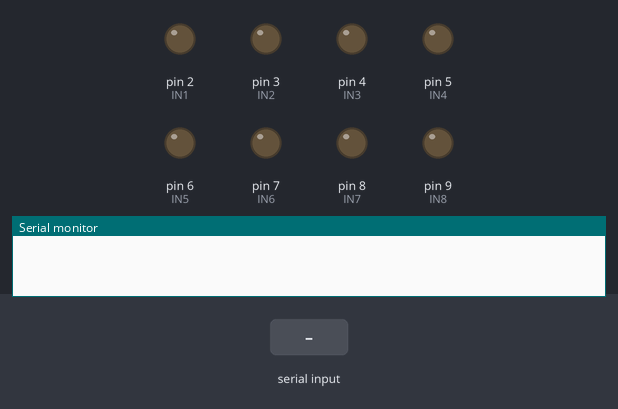
Simulated run of this sketch. Board: Arduino Uno, built with avr-gcc and run on an emulated ATmega328P. On the bench: output pins drawn as LEDs (lit = HIGH), the last lines printed to the serial monitor. Inputs (shaded band) come from the test bench.

Above: at 1.2 s.
1.3 s: "F" received over Serial
At 1.6 s:
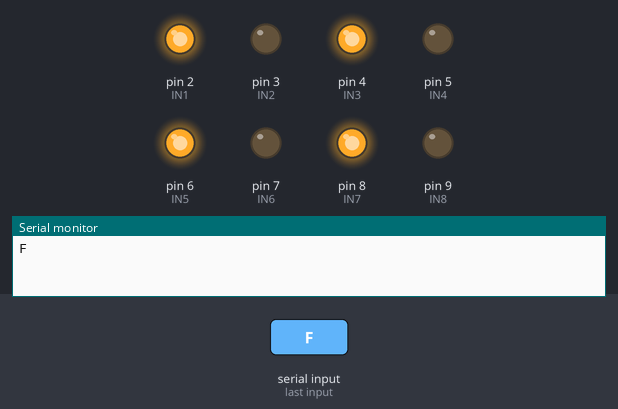
2.8 s: "B" received over Serial
At 3.9 s:
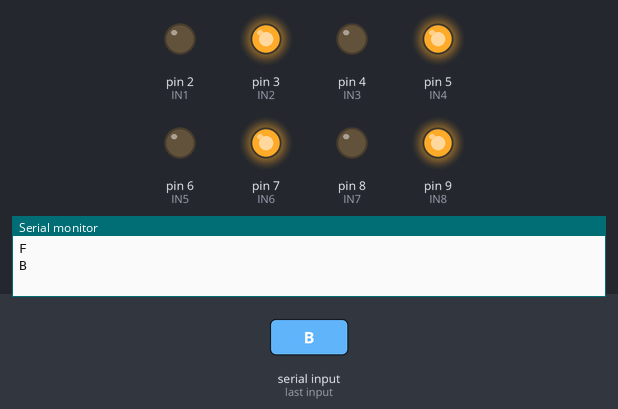
4.3 s: "L" received over Serial
At 5.1 s:
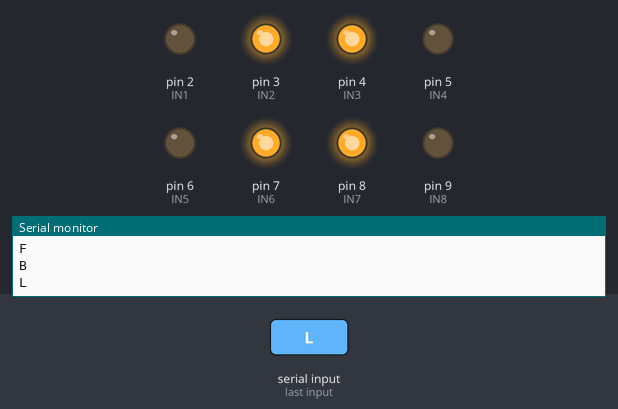
5.8 s: "R" received over Serial
At 6.2 s:
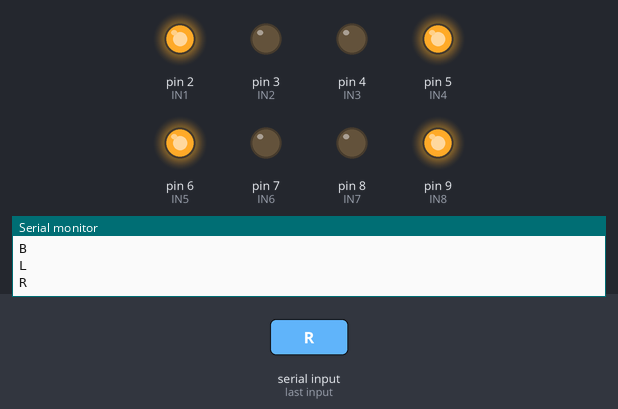
Timing chart, 0 to 8.3 s (numbered marks = the images above; inputs shaded):
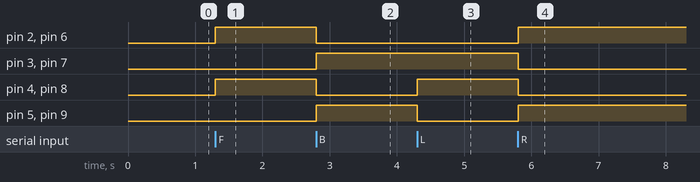

Measured:
- after the input at 1.3 s, pin 2 (IN1), pin 4 (IN3), pin 6 (IN5), pin 8 (IN7): LOW → HIGH at once
- after the input at 2.8 s, pin 2 (IN1), pin 4 (IN3), pin 6 (IN5), pin 8 (IN7): HIGH → LOW at once; pin 3 (IN2), pin 5 (IN4), pin 7 (IN6), pin 9 (IN8): LOW → HIGH at once
- after the input at 4.3 s, pin 4 (IN3), pin 8 (IN7): LOW → HIGH at once; pin 5 (IN4), pin 9 (IN8): HIGH → LOW at once
- after the input at 5.8 s, pin 2 (IN1), pin 5 (IN4), pin 6 (IN5), pin 9 (IN8): LOW → HIGH at once; pin 3 (IN2), pin 4 (IN3), pin 7 (IN6), pin 8 (IN7): HIGH → LOW at once

The sketch:

code.ino
```cpp
#define IN1 2
#define IN2 3
#define IN3 4
#define IN4 5
#define IN5 6
#define IN6 7
#define IN7 8
#define IN8 9

char command;

void setup() {
  pinMode(IN1, OUTPUT);
  pinMode(IN2, OUTPUT);
  pinMode(IN3, OUTPUT);
  pinMode(IN4, OUTPUT);
  pinMode(IN5, OUTPUT);
  pinMode(IN6, OUTPUT);
  pinMode(IN7, OUTPUT);
  pinMode(IN8, OUTPUT);
  Serial.begin(9600);
}

void moveForward() {
  digitalWrite(IN1, HIGH);
  digitalWrite(IN2, LOW);
  digitalWrite(IN3, HIGH);
  digitalWrite(IN4, LOW);
  digitalWrite(IN5, HIGH);
  digitalWrite(IN6, LOW);
  digitalWrite(IN7, HIGH);
  digitalWrite(IN8, LOW);
}

void moveBackward() {
  digitalWrite(IN1, LOW);
  digitalWrite(IN2, HIGH);
  digitalWrite(IN3, LOW);
  digitalWrite(IN4, HIGH);
  digitalWrite(IN5, LOW);
  digitalWrite(IN6, HIGH);
  digitalWrite(IN7, LOW);
  digitalWrite(IN8, HIGH);
}

void turnLeft() {
  digitalWrite(IN1, LOW);
  digitalWrite(IN2, HIGH);
  digitalWrite(IN3, HIGH);
  digitalWrite(IN4, LOW);
  digitalWrite(IN5, LOW);
  digitalWrite(IN6, HIGH);
  digitalWrite(IN7, HIGH);
  digitalWrite(IN8, LOW);
}

void turnRight() {
  digitalWrite(IN1, HIGH);
  digitalWrite(IN2, LOW);
  digitalWrite(IN3, LOW);
  digitalWrite(IN4, HIGH);
  digitalWrite(IN5, HIGH);
  digitalWrite(IN6, LOW);
  digitalWrite(IN7, LOW);
  digitalWrite(IN8, HIGH);
}

void stopCar() {
  digitalWrite(IN1, LOW);
  digitalWrite(IN2, LOW);
  digitalWrite(IN3, LOW);
  digitalWrite(IN4, LOW);
  digitalWrite(IN5, LOW);
  digitalWrite(IN6, LOW);
  digitalWrite(IN7, LOW);
  digitalWrite(IN8, LOW);
}

void loop() {
  if (Serial.available()) {
    command = Serial.read();
    Serial.println(command);
    switch (command) {
      case 'F': moveForward(); break;
      case 'B': moveBackward(); break;
      case 'L': turnLeft(); break;
      case 'R': turnRight(); break;
      case 'S': stopCar(); break;
     }
   }
}
```
